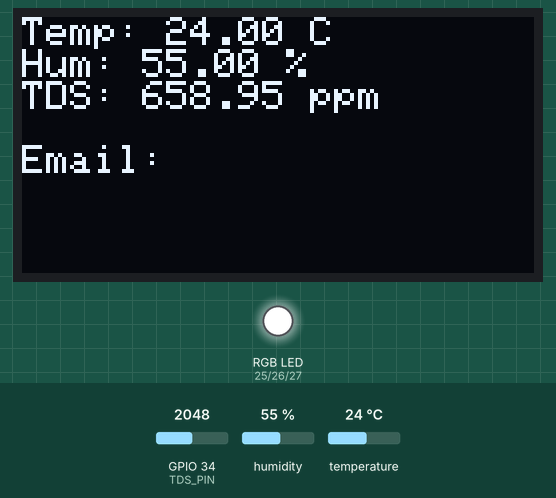
The sketch below on a simulated ESP32. Shown: 128×64 one-colour display, an RGB LED mixed from three pins (HIGH = lit). The inputs (shaded band) are chosen by the test bench; at power-on: humidity 55 %, GPIO 34 (TDS_PIN) = 2048, temperature 24 °C (analog values on the 0–4095 scale). WiFi joins after 1.5 s; servers stay silent unless stated; no MQTT or app messages arrive unless stated; what the sketch prints to the serial monitor is not drawn.

Above: at 2.7 s.
2.8 s: humidity set to 22 %
At 6.5 s:
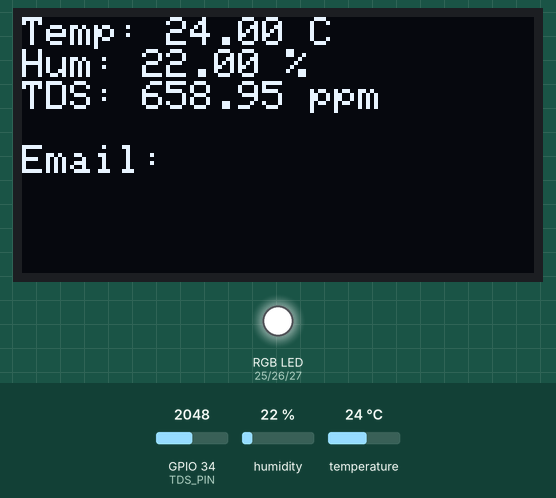
7.6 s: GPIO 34 (TDS_PIN) set to 2866
At 9.1 s:
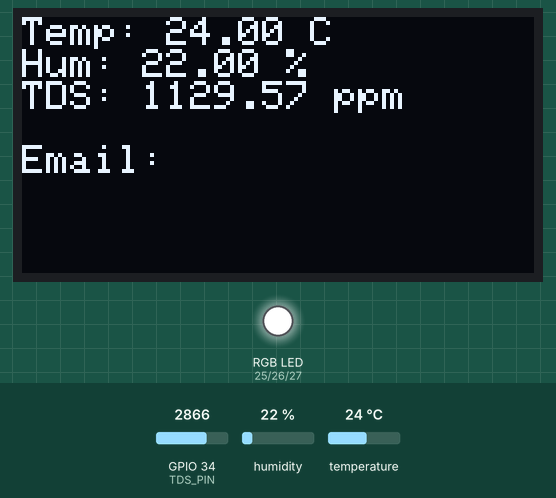
9.6 s: temperature set to 12 °C
At 10.8 s:
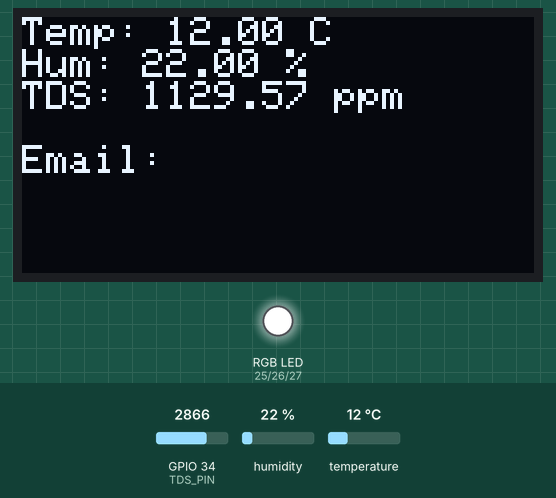
11.6 s: GPIO 34 (TDS_PIN) set to 3603
At 13.3 s:
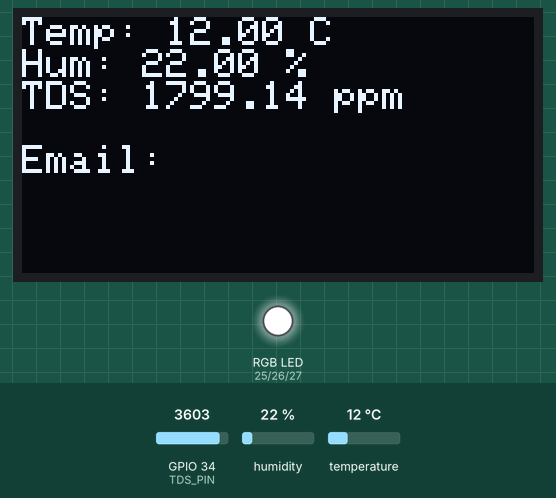
13.6 s: humidity set to 40 %
At 15.1 s:
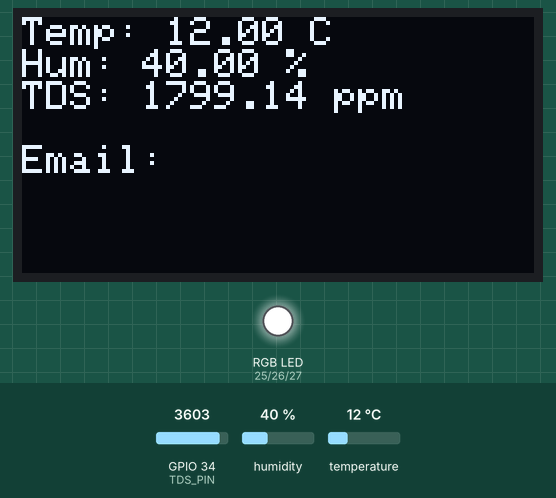
15.6 s: GPIO 34 (TDS_PIN) set to 4095
At 17.6 s:
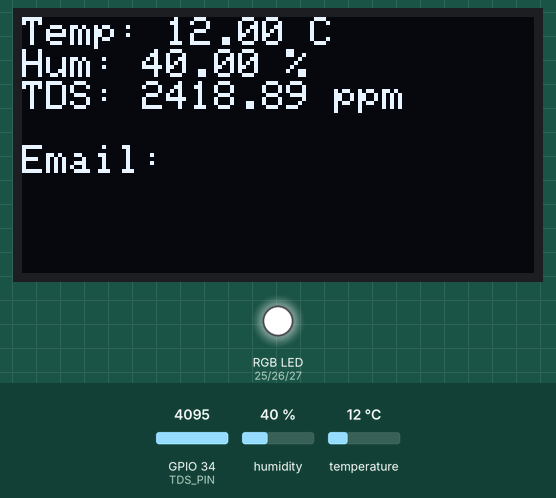
Timing chart, 0 to 18.6 s (numbered marks = the images above; inputs shaded):
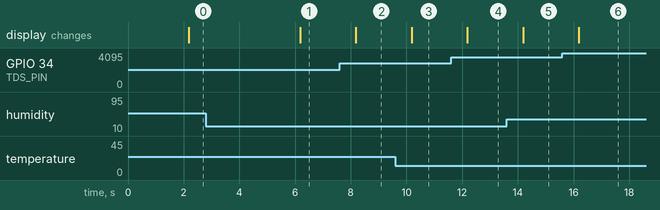

The sketch:

auralink_Arduino_Code.ino
```cpp
#include <WiFi.h>
#include <PubSubClient.h>
#include <Adafruit_GFX.h>
#include <Adafruit_SSD1306.h>
#include <DHT.h>
#include <ArduinoJson.h>

//  WiFi & MQTT
const char* ssid = "Dialog 4G 135";
const char* password = "2099EDF7";
const char* mqtt_server = "broker.hivemq.com";

WiFiClient espClient;
PubSubClient client(espClient);

//  OLED
#define SCREEN_WIDTH 128
#define SCREEN_HEIGHT 64
Adafruit_SSD1306 display(SCREEN_WIDTH, SCREEN_HEIGHT, &Wire, -1);

//  Sensors & Pins
#define DHTPIN 4
#define DHTTYPE DHT22
DHT dht(DHTPIN, DHTTYPE);

#define TDS_PIN 34
#define RED_LED 25
#define GREEN_LED 26
#define BLUE_LED 27
#define BUZZER 13

//  Timing
unsigned long previousMillis = 0;
const long interval = 2000; // 2 seconds

//  Buzzer Timing
bool buzzerActive = false;
unsigned long buzzerStart = 0;
const unsigned long BUZZER_DURATION = 500; // 0.5 seconds

//  Alert Variables
String lastUrgency = "";
String currentUrgency = "";

//  Latest Sensor & MQTT Data
float latestTemp = 0;
float latestHum = 0;
float latestTDS = 0;
String latestQuote = "";
String latestEmail = "";

//  Functions
void setLED(int r, int g, int b) {
  analogWrite(RED_LED, 255 - r);    // Common Anode
  analogWrite(GREEN_LED, 255 - g);
  analogWrite(BLUE_LED, 255 - b);
}

float readTDS() {
  int analogBuffer[30];
  for (int i = 0; i < 30; i++) {
    analogBuffer[i] = analogRead(TDS_PIN);
    delay(5);
  }
  long avg = 0;
  for (int i = 0; i < 30; i++) avg += analogBuffer[i];
  avg /= 30;
  float voltage = avg * (3.3 / 4095.0);
  float tdsValue = (133.42 * voltage * voltage * voltage
                    - 255.86 * voltage * voltage
                    + 857.39 * voltage) * 0.5;
  return tdsValue;
}

void activateAlert(String urgency) {
  // Set RGB continuously
  if (urgency == "High") setLED(255, 0, 0);
  else if (urgency == "Moderate") setLED(255, 255, 0);
  else if (urgency == "Low") setLED(0, 255, 0);
  else setLED(0,0,0);

  // Start buzzer using tone() only once
  if (!buzzerActive) {
    tone(BUZZER, 2000); // 2kHz continuous beep
    buzzerStart = millis();
    buzzerActive = true;
  }
}

void updateOLED() {
  display.clearDisplay();
  display.setCursor(0,0);
  // Show sensors first
  display.println("Temp: " + String(latestTemp) + " C");
  display.println("Hum: " + String(latestHum) + " %");
  display.println("TDS: " + String(latestTDS) + " ppm");
  display.println(""); // blank line
  // Show quote/email below
  //display.println("Quote: " + latestQuote);
  display.println("Email: " + latestEmail);
  display.display();
}

// ---------- MQTT Callback ----------
void callback(char* topic, byte* payload, unsigned int length) {
  String msg = "";
  for (int i = 0; i < length; i++) msg += (char)payload[i];
  msg.trim();

  StaticJsonDocument<384> doc;
  DeserializationError error = deserializeJson(doc, msg);
  if (error) return;

  currentUrgency = doc["urgency"] | "";
  latestQuote = doc["quote"] | "";
  latestEmail = doc["email_summary"] | "";

  if (currentUrgency != "" && currentUrgency != lastUrgency) {
    lastUrgency = currentUrgency;
    activateAlert(currentUrgency);
  }

  updateOLED();
}

void reconnect() {
  while (!client.connected()) {
    Serial.print("Connecting to MQTT...");
    if (client.connect("ESP32-AuraLink")) {
      Serial.println("Connected!");
      client.subscribe("auralink/backend/response");
    } else {
      Serial.print("Failed, rc=");
      Serial.print(client.state());
      delay(2000);
    }
  }
}

//  Setup
void setup() {
  Serial.begin(115200);

  pinMode(RED_LED, OUTPUT);
  pinMode(GREEN_LED, OUTPUT);
  pinMode(BLUE_LED, OUTPUT);
  pinMode(BUZZER, OUTPUT);
  setLED(0,0,0);
  noTone(BUZZER);

  dht.begin();
  analogReadResolution(12);
  analogSetAttenuation(ADC_11db);

  if (!display.begin(SSD1306_SWITCHCAPVCC, 0x3C)) {
    Serial.println("OLED not found!");
    for (;;);
  }
  display.clearDisplay();
  display.setTextSize(1);
  display.setTextColor(SSD1306_WHITE);
  display.setCursor(0,10);
  display.println("AuraLink Ready");
  display.display();

  WiFi.begin(ssid, password);
  Serial.print("Connecting to WiFi...");
  while (WiFi.status() != WL_CONNECTED) {
    delay(500);
    Serial.print(".");
  }
  Serial.println("Connected!");

  client.setServer(mqtt_server, 1883);
  client.setCallback(callback);
}

//  Main Loop
void loop() {
  if (!client.connected()) reconnect();
  client.loop();

  unsigned long now = millis();

  // Sensor reading and publishing
  if (now - previousMillis >= interval) {
    previousMillis = now;
    latestTemp = dht.readTemperature();
    latestHum = dht.readHumidity();
    latestTDS = readTDS();

    StaticJsonDocument<128> doc;
    doc["temperature"] = latestTemp;
    doc["humidity"] = latestHum;
    doc["tds"] = latestTDS;
    char buffer[128];
    serializeJson(doc, buffer);
    client.publish("auralink/sensor/data", buffer);

    Serial.printf("Temp: %.1f C | Hum: %.1f %% | TDS: %.1f ppm\n", latestTemp, latestHum, latestTDS);

    // Update OLED with latest sensors and previous quote/email
    updateOLED();
  }

  // Non-blocking buzzer off after 0.5 seconds
  if (buzzerActive && (now - buzzerStart >= BUZZER_DURATION)) {
    noTone(BUZZER); // Stop buzzer
    buzzerActive = false;
  }
}
```

Measured:
- after the input at 2.8 s, the display: changes after 3.4 s (image 1)
- after the input at 7.6 s, the display: changes after 0.58 s (image 2)
- after the input at 9.6 s, the display: changes after 0.59 s (image 3)
- after the input at 11.6 s, the display: changes after 0.58 s (image 4)
- after the input at 13.6 s, the display: changes after 0.59 s (image 5)
- after the input at 15.6 s, the display: changes after 0.58 s (image 6)
